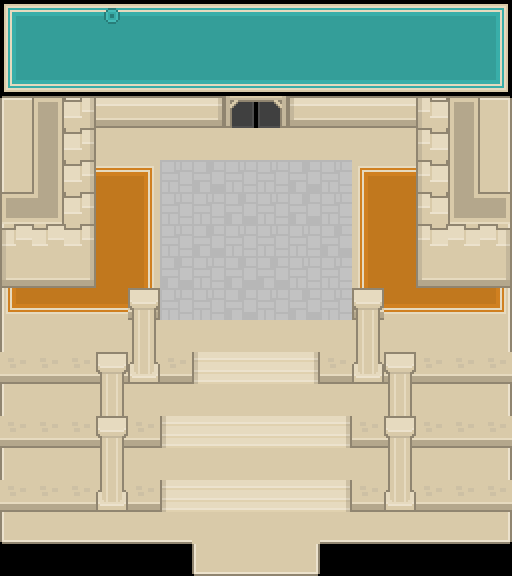

This is a level from a 2D game, rendered from its Tiled map with the project's own tilesets. A one-line summary and the complete map file follow:
An orthogonal 16x18 tile map with 32x32 px tiles, 5 tile layers (behind_tiles, falling_tile, background, math_problems, ...), 3 tilesets.

<map version="1.5" tiledversion="1.7.2" orientation="orthogonal" renderorder="right-down" width="16" height="18" tilewidth="32" tileheight="32" infinite="0" nextlayerid="8" nextobjectid="1">
 <tileset firstgid="1" source="tilesets/roguelikeSheet_transparent_32px.tsx" />
 <tileset firstgid="1768" source="tilesets/sokoban_tilesheet_32px.tsx" />
 <tileset firstgid="1872" source="tilesets/tilemap_32px.tsx" />
 <layer id="6" name="behind_tiles" width="16" height="18">
  <data encoding="csv">
0,0,0,0,0,0,0,0,0,0,0,0,0,0,0,0,
0,0,0,0,0,0,0,0,0,0,0,0,0,0,0,0,
0,0,0,0,0,0,0,0,0,0,0,0,0,0,0,0,
0,0,0,0,0,0,0,0,0,0,0,0,0,0,0,0,
0,0,0,0,0,0,0,0,0,0,0,0,0,0,0,0,
0,0,0,0,0,1087,1087,1087,1087,1087,1087,0,0,0,0,0,
0,0,0,0,0,1087,1087,1087,1087,1087,1087,0,0,0,0,0,
0,0,0,0,0,1087,1087,1087,1087,1087,1087,0,0,0,0,0,
0,0,0,0,0,1087,1087,1087,1087,1087,1087,0,0,0,0,0,
0,0,0,0,0,1087,1087,1087,1087,1087,1087,0,0,0,0,0,
0,0,0,0,0,0,0,0,0,0,0,0,0,0,0,0,
0,0,0,0,0,0,0,0,0,0,0,0,0,0,0,0,
0,0,0,0,0,0,0,0,0,0,0,0,0,0,0,0,
0,0,0,0,0,0,0,0,0,0,0,0,0,0,0,0,
0,0,0,0,0,0,0,0,0,0,0,0,0,0,0,0,
0,0,0,0,0,0,0,0,0,0,0,0,0,0,0,0,
0,0,0,0,0,0,0,0,0,0,0,0,0,0,0,0,
0,0,0,0,0,0,0,0,0,0,0,0,0,0,0,0
</data>
 </layer>
 <layer id="3" name="falling_tile" width="16" height="18">
  <data encoding="csv">
0,0,0,0,0,0,0,0,0,0,0,0,0,0,0,0,
0,0,0,0,0,0,0,0,0,0,0,0,0,0,0,0,
0,0,0,0,0,0,0,0,0,0,0,0,0,0,0,0,
0,0,0,0,0,0,0,0,0,0,0,0,0,0,0,0,
0,0,0,0,0,0,0,0,0,0,0,0,0,0,0,0,
0,0,0,0,0,121,178,121,121,178,121,0,0,0,0,0,
0,0,0,0,0,121,121,178,121,178,121,0,0,0,0,0,
0,0,0,0,0,121,178,121,121,121,178,0,0,0,0,0,
0,0,0,0,0,178,121,178,178,121,121,0,0,0,0,0,
0,0,0,0,0,121,121,178,121,178,121,0,0,0,0,0,
0,0,0,0,0,0,0,0,0,0,0,0,0,0,0,0,
0,0,0,0,0,0,0,0,0,0,0,0,0,0,0,0,
0,0,0,0,0,0,0,0,0,0,0,0,0,0,0,0,
0,0,0,0,0,0,0,0,0,0,0,0,0,0,0,0,
0,0,0,0,0,0,0,0,0,0,0,0,0,0,0,0,
0,0,0,0,0,0,0,0,0,0,0,0,0,0,0,0,
0,0,0,0,0,0,0,0,0,0,0,0,0,0,0,0,
0,0,0,0,0,0,0,0,0,0,0,0,0,0,0,0
</data>
 </layer>
 <layer id="1" name="background" width="16" height="18">
  <data encoding="csv">
1265,1266,1266,1266,1266,1266,1266,1266,1266,1266,1266,1266,1266,1266,1266,1267,
1322,1323,1323,1323,1323,1323,1323,1323,1323,1323,1323,1323,1323,1323,1323,1324,
1379,1380,1380,1380,1380,1380,1380,1380,1380,1380,1380,1380,1380,1380,1380,1381,
1432,1433,1433,1433,1433,1433,1433,151,151,1433,1433,1433,1433,1433,1433,1434,
1489,1490,1490,1490,1490,1490,1490,1490,1490,1490,1490,1490,1490,1490,1490,1491,
1489,1490,1490,1490,1490,0,0,0,0,0,0,1490,1490,1490,1490,1491,
1489,1490,1490,1490,1490,0,0,0,0,0,0,1490,1490,1490,1490,1491,
1489,1490,1490,1490,1490,0,0,0,0,0,0,1490,1490,1490,1490,1491,
1489,1490,1490,1490,1490,0,0,0,0,0,0,1490,1490,1490,1490,1491,
1489,1490,1490,1490,872,0,0,0,0,0,0,870,1490,1490,1490,1491,
1489,1490,1490,1490,1490,1490,1490,1490,1490,1490,1490,1490,1490,1490,1490,1491,
1044,1044,1044,1044,1044,1044,983,984,984,985,1044,1044,1044,1044,1044,1044,
1489,1490,1490,1490,1490,1490,1490,1490,1490,1490,1490,1490,1490,1490,1490,1491,
1044,1044,1044,1044,1044,983,984,984,984,984,985,1044,1044,1044,1044,1044,
1489,1490,1490,1490,1490,1490,1490,1490,1490,1490,1490,1490,1490,1490,1490,1491,
1044,1044,1044,1044,1044,983,984,984,984,984,985,1044,1044,1044,1044,1044,
1546,1547,1547,1547,1547,1547,1490,1490,1490,1490,1547,1547,1547,1547,1547,1548,
0,0,0,0,0,0,1546,1547,1547,1548,0,0,0,0,0,0
</data>
 </layer>
 <layer id="7" name="math_problems" width="16" height="18">
  <data encoding="csv">
0,0,0,1766,0,0,0,0,0,0,0,0,0,0,0,0,
0,0,0,0,0,0,0,0,0,0,0,0,0,0,0,0,
0,0,0,0,0,0,0,0,0,0,0,0,0,0,0,0,
0,0,0,0,0,0,0,0,0,0,0,0,0,0,0,0,
0,0,0,0,0,0,0,0,0,0,0,0,0,0,0,0,
0,0,0,0,0,0,0,0,0,0,0,0,0,0,0,0,
0,0,0,0,0,0,0,0,0,0,0,0,0,0,0,0,
0,0,0,0,0,0,0,0,0,0,0,0,0,0,0,0,
0,0,0,0,0,0,0,0,0,0,0,0,0,0,0,0,
0,0,0,0,0,0,0,0,0,0,0,0,0,0,0,0,
0,0,0,0,0,0,0,0,0,0,0,0,0,0,0,0,
0,0,0,0,0,0,0,0,0,0,0,0,0,0,0,0,
0,0,0,0,0,0,0,0,0,0,0,0,0,0,0,0,
0,0,0,0,0,0,0,0,0,0,0,0,0,0,0,0,
0,0,0,0,0,0,0,0,0,0,0,0,0,0,0,0,
0,0,0,0,0,0,0,0,0,0,0,0,0,0,0,0,
0,0,0,0,0,0,0,0,0,0,0,0,0,0,0,0,
0,0,0,0,0,0,0,0,0,0,0,0,0,0,0,0
</data>
 </layer>
 <layer id="2" name="walls" width="16" height="18">
  <data encoding="csv">
0,0,0,0,0,0,0,0,0,0,0,0,0,0,0,0,
0,0,0,0,0,0,0,0,0,0,0,0,0,0,0,0,
0,0,0,0,0,0,0,0,0,0,0,0,0,0,0,0,
0,755,818,926,926,926,929,987,989,927,926,926,926,813,755,0,
0,757,818,0,0,0,0,0,0,0,0,0,0,813,757,0,
0,757,818,1095,1096,0,0,0,0,0,0,1094,1095,813,757,0,
698,759,818,1152,1153,0,0,0,0,0,0,1151,1152,813,758,700,
816,817,818,1152,1153,0,0,0,0,0,0,1151,1152,813,814,815,
870,869,872,1152,1153,0,0,0,0,0,0,1151,1152,870,869,872,
1208,1209,1209,1209,1154,0,0,0,0,0,0,1154,1209,1209,1209,1210,
0,0,0,0,1097,0,0,0,0,0,0,1097,0,0,0,0,
0,0,0,1154,1155,0,0,0,0,0,0,1155,1154,0,0,0,
0,0,0,1097,0,0,0,0,0,0,0,0,1097,0,0,0,
0,0,0,1154,0,0,0,0,0,0,0,0,1154,0,0,0,
0,0,0,1097,0,0,0,0,0,0,0,0,1097,0,0,0,
0,0,0,1155,0,0,0,0,0,0,0,0,1155,0,0,0,
0,0,0,0,0,0,0,0,0,0,0,0,0,0,0,0,
0,0,0,0,0,0,0,0,0,0,0,0,0,0,0,0
</data>
 </layer>
</map>
